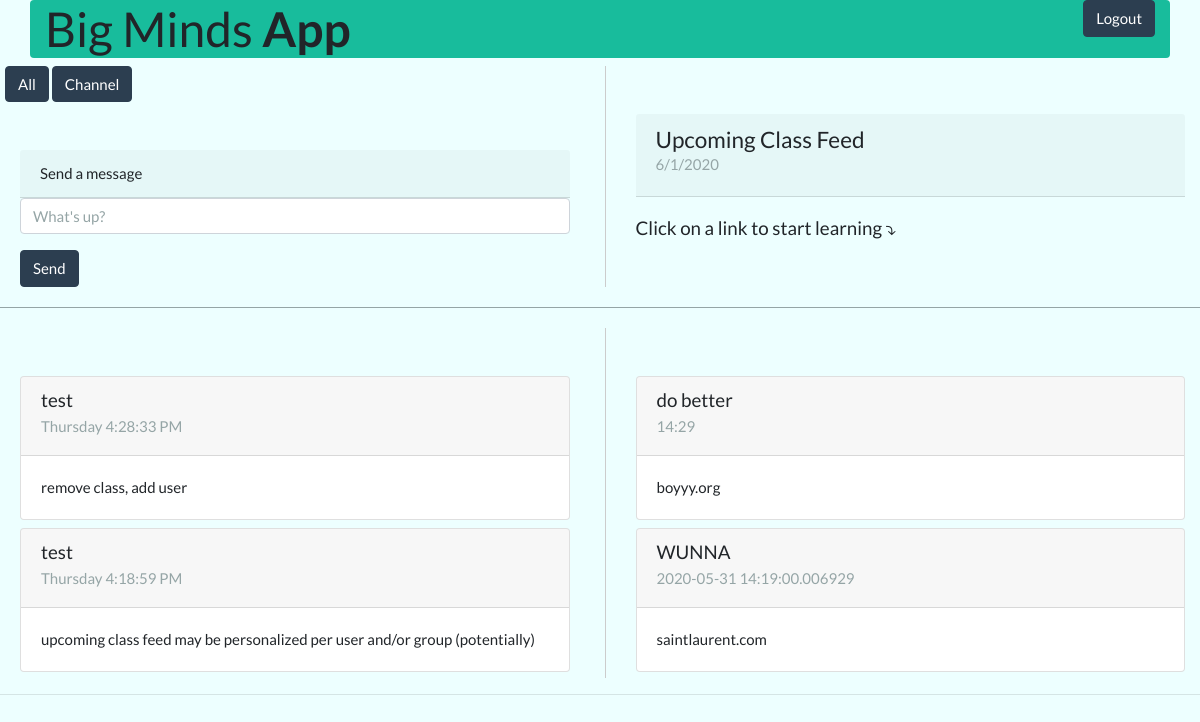
The page / (signed in) on the database as committed earlier.
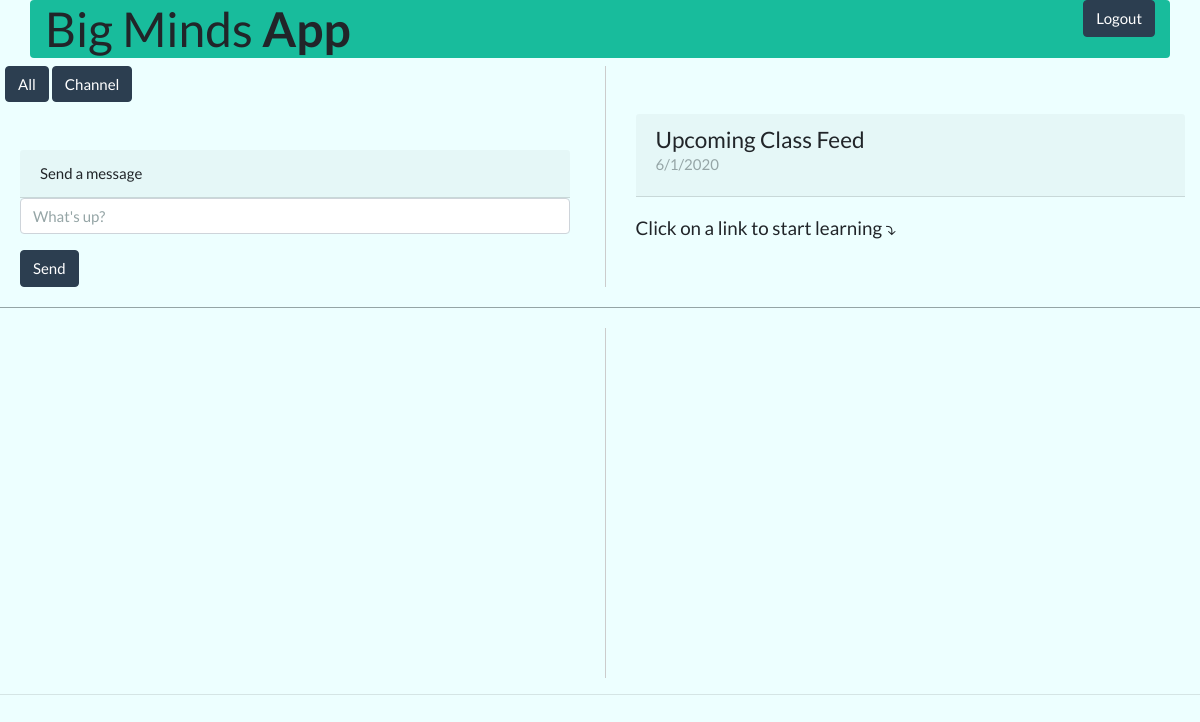
The same page on the database as committed later.
### models.py (models this page shows)
class Message(database.Model):
    id = database.Column(database.Integer, primary_key=True)
    date_posted = database.Column(database.String(30))
    name = database.Column(database.String(100), default='')
    content = database.Column(database.String(500), default='')

class ClassNotiQueue(database.Model):
    id = database.Column(database.Integer, primary_key=True)
    linkcont = database.Column(database.String(500))
    now = database.Column(database.String(30))
    nameclass = database.Column(database.String(30))

### app.py (the view)
@app.route('/')
@login_required
def page():
    eduschedu = EduSchedu.query.first()
    instance = Instance.query.first()
    image_file = url_for('static', filename=f'media/{instance.media_file}')
    messages = Message.query.order_by(Message.id.desc()).all()
    channels = Channel.query.order_by(Channel.id.desc()).all()
    notifications = ClassNotiQueue.query.order_by(ClassNotiQueue.id.desc()).all()
    room_name = 'home'
    return render_template('home.html', title=instance.homepage_title, room=room_name,
                           messages=messages, channels=channels, notifications=notifications, chat_enabled = instance.chat_enabled,
                           time=eduschedu.time, dow=eduschedu.dow, classname=eduschedu.classname, zoomlink=eduschedu.zoomlink)

### app.py (called while the page is built)
@login_manager.user_loader
def load_user(user_id):
    if user_id is not None:
        return User.query.get(user_id)
    return None

### templates/home.html (shortened to what this page needs)
<!DOCTYPE html>
<html lang="en">
<head>
    <link rel="stylesheet" href="../static/css/bootstrap.min.css">
</head>
<body style="background-color:#edffff;">
<div class="container rounded bg-dark">
    <h1>
              <span>Big Minds <b>App</b></span>
                <a href="/logout" role='button' class='btn btn-primary float-right'>Logout</a>
   </h1>
    </div>
<div class="row rounded border-bottom border-secondary bottompadded">
<div class ="col" style="padding-right:20px; padding-left:20px; border-right: 1px solid #ccc;">
    <button id="switchbackButton" class="btn btn-primary">All</button>
    <button id="switchButton" class="btn btn-primary">Channel</button>
    <div class='container mt-5'  id='submitForm'>
        <fieldset id="toggleFieldset">
            <div class="card-header">
                Send a message
            </div>
            <div class="form-group">
                <input type="text" class="form-control" id="myMessage" placeholder="What's up?">
            </div>
            <button id="sendButton" class="btn btn-primary">Send</button>
        </fieldset>
    </div>
</div>
<div class="col">
<div class='container mt-5'>
<div class="card-header" style="padding-bottom:15px">
               <h4> Upcoming Class Feed</h4> <h6 class="card-subtitle mb-2 text-muted"><span id="datetime"></span></h6>
            </div>
 <h5 class="card-title" style="padding-top:20px">Click on a link to start learning &#10549;</h5>
</div>
</div>
</div>
<div class="row toppadded">
<div class ="col col-first" style="padding-right:20px; padding-left:20px; border-right: 1px solid #ccc;">
{% if chat_enabled == True %}
    <div class='container mt-5' id="messagesContainer">
        {% for message in messages %}
            <div class="card mb-2">
                <div class="card-header">
                    {% if message.name == '' %}
                        <h5 class="card-title">Anonymous</h5>
                    {% else %}
                        <h5 class="card-title">{{ message.name }}</h5>
                    {% endif %}
                    <h6 class="card-subtitle mb-2 text-muted">{{ message.date_posted }}</h6>
                </div>
                <div class="card-body">
                    {% if message.content == '' %}
                        I forgot to add a message.
                    {% else %}
                        {{ message.content }}
                    {% endif %}
                </div>
            </div>
        {% endfor %}
    </div>
</div>
<div class ="col col-first">
    <div class="container mt-5" id="notificationsContainer">
        {% for notification in notifications %}
            <div class="card mb-2">
                <div class="card-header">
                        <h5 class="card-title">{{ notification.nameclass }}</h5>
                    <h6 class="card-subtitle mb-2 text-muted">{{ notification.now }}</h6>
                </div>
                <div class="card-body">
                    {{ notification.linkcont }}
                </div>
            </div>
        {% endfor %}
    </div>
{% else %}
    <div class="container">
        <div class="alert alert-info center-block" role="alert">
            <p class="text-center">Chat feature is currently disabled, check back later!</p>
        </div>
    </div>
{% endif %}
</div>
</div>
<hr/>
</body>
</html>

### templates/home.html (style rules this page uses)
.bottompadded { padding-bottom: 20px; }
.toppadded { padding-top: 20px; }
.col-first { height:350px; overflow: scroll; }
.rounded { border-radius:.25rem!important }

Rows that differ between the two databases and show on the page:
removed Message: name "test", date_posted "Thursday 4:28:33 PM", content "remove class, add user"
removed Message: name "test", date_posted "Thursday 4:18:59 PM", content "upcoming class feed may be personalized per user and/or group (potentially)"
removed ClassNotiQueue: nameclass "do better", now "14:29", linkcont "boyyy.org"
removed ClassNotiQueue: nameclass "WUNNA", now "2020-05-31 14:19:00.006929", linkcont "saintlaurent.com"
